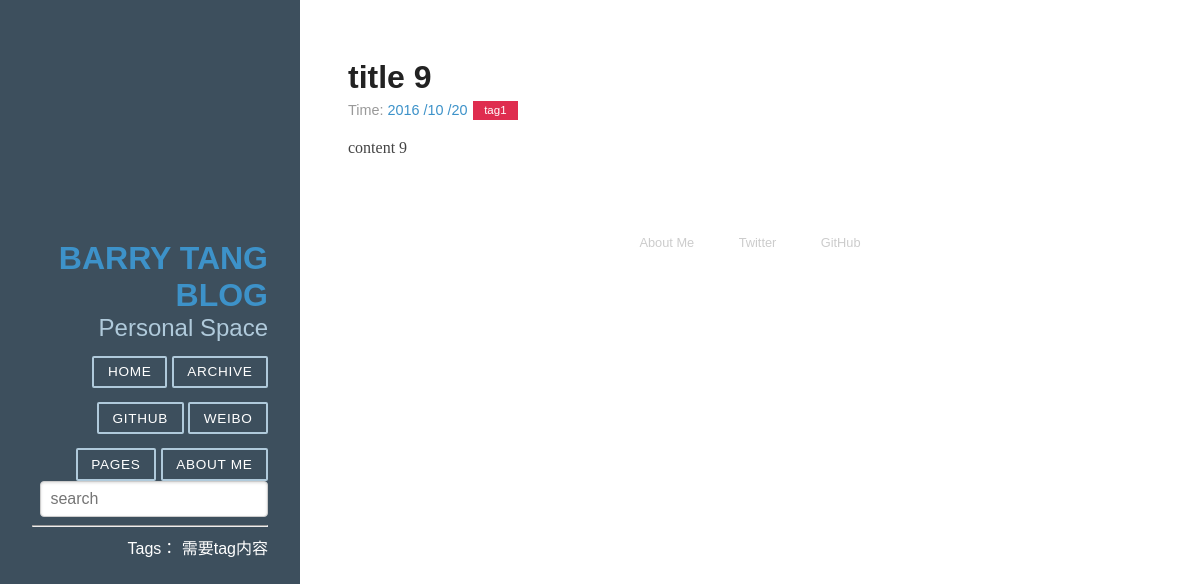
The page /22/ on the database its author committed.
### article/models.py (models this page shows, shortened)
class Article(models.Model) :
    title = models.CharField(max_length = 100)
    category = models.CharField(max_length = 50, blank = True)
    date_time = models.DateTimeField(auto_now_add = True)
    content = models.TextField(blank = True, null = True)
    class Meta:
        ordering = ['-date_time']

### article/views.py (the view)
# urls.py: url(r'^(?P<id>\d+)/$', article_views.detail, name='detail'),
def detail(request, id):
    try:
        post = Article.objects.get(id=str(id))
    except Article.DoesNotExist:
        raise Http404
    return render(request, 'post.html', {'post' : post})

### article/templatetags/custom_markdown.py (called while the page is built)
@register.filter(is_safe=True)  #注册template filter
@stringfilter  #希望字符串作为参数
def custom_markdown(value):
    return mark_safe(markdown.markdown(value,
        extensions = ['markdown.extensions.fenced_code', 'markdown.extensions.codehilite'],
                                       safe_mode=True,
                                       enable_attributes=False))

### article/templates/post.html
{% extends "base.html" %}
{% load custom_markdown %}
{% block content %}
<div class="posts">
        <section class="post">
            <header class="post-header">
                <h2 class="post-title">{{ post.title }}</h2>
                    <p class="post-meta">
                        Time:  <a class="post-author" href="#">{{ post.date_time|date:"Y /m /d"}}</a> <a class="post-category post-category-js" href="{% url "search_tag" tag=post.category %}">{{ post.category }}</a>
                    </p>
            </header>
                <div class="post-description">
                    <p>
                        {{ post.content|custom_markdown }}
                    </p>
                </div>
        </section>
</div>
{% endblock %}

### static/style/pure-min.css (style rules this page uses)
article,aside,details,figcaption,figure,footer,header,hgroup,main,nav,section,summary { display:block }
html { font-size:100%;-ms-text-size-adjust:100%;-webkit-text-size-adjust:100% }
html,button,input,select,textarea { font-family:sans-serif }
body { margin:0 }
h2 { font-size:1.5em;margin:.83em 0 }
p,pre { margin:1em 0 }

### static/style/blog.css (style rules this page uses)
* { -webkit-box-sizing: border-box; -moz-box-sizing: border-box; box-sizing: border-box; }
a { text-decoration: none; color: rgb(61, 146, 201); }
.post { padding-bottom: 2em; }
.post-title { font-size: 2em; color: #222; margin-bottom: 0.2em; }
.post-description { font-family: Georgia, "Cambria", serif; color: #444; line-height: 1.8em; }
.post-meta { color: #999; font-size: 90%; margin: 0; }
.post-category { margin: 0 0.1em; padding: 0.3em 1em; color: #fff; background: #999; font-size: 80%; }
.post-category-js { background: #df2d4f; }

### rows shown on the page
Article: title "title 9", date_time "2016 /10 /20", category "tag1", content|custom_markdown "content 9"
